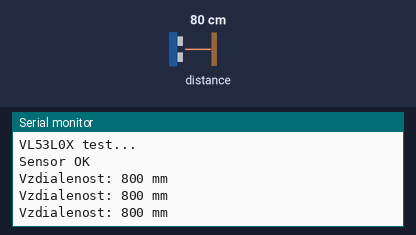
Bench run of a sketch on a simulated Raspberry Pi Pico. On the bench: the last lines printed to the serial monitor. The inputs (shaded band) are chosen by the test bench; at power-on: distance to the obstacle 80 cm.

Above: at 2.2 s.
2.3 s: distance to the obstacle set to 250 cm
At 3.1 s:
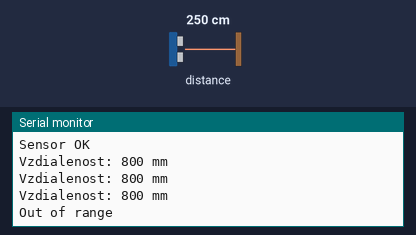
4.6 s: distance to the obstacle set to 2 cm
At 5.2 s:
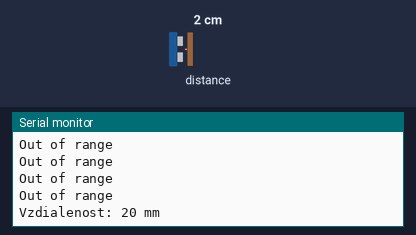

Measured:
- after the input at 2.3 s, the serial monitor: prints a new line after 0.33 s (image 1)
- after the input at 4.6 s, the serial monitor: prints a new line after 0.17 s (image 2)

The sketch:

VL53L0X_serial_print.ino
```cpp
#include <Wire.h>
#include "Adafruit_VL53L0X.h"

Adafruit_VL53L0X lox = Adafruit_VL53L0X();

void setup() {
  Serial.begin(115200);
  delay(1000);

  // Nastavenie I2C pinov (tvoje ADC piny)
  Wire.setSDA(29);  // SDA = GP29 (ADC3)
  Wire.setSCL(28);  // SCL = GP28 (ADC4)
  Wire.begin();

  Serial.println("VL53L0X test...");

  if (!lox.begin()) {
    Serial.println("Sensor nenajdeny!");
    while (1);
  }

  Serial.println("Sensor OK");
}

void loop() {
  VL53L0X_RangingMeasurementData_t measure;

  lox.rangingTest(&measure, false);

  if (measure.RangeStatus != 4) {
    Serial.print("Vzdialenost: ");
    Serial.print(measure.RangeMilliMeter);
    Serial.println(" mm");
  } else {
    Serial.println("Out of range");
  }

  delay(500);
}
```
